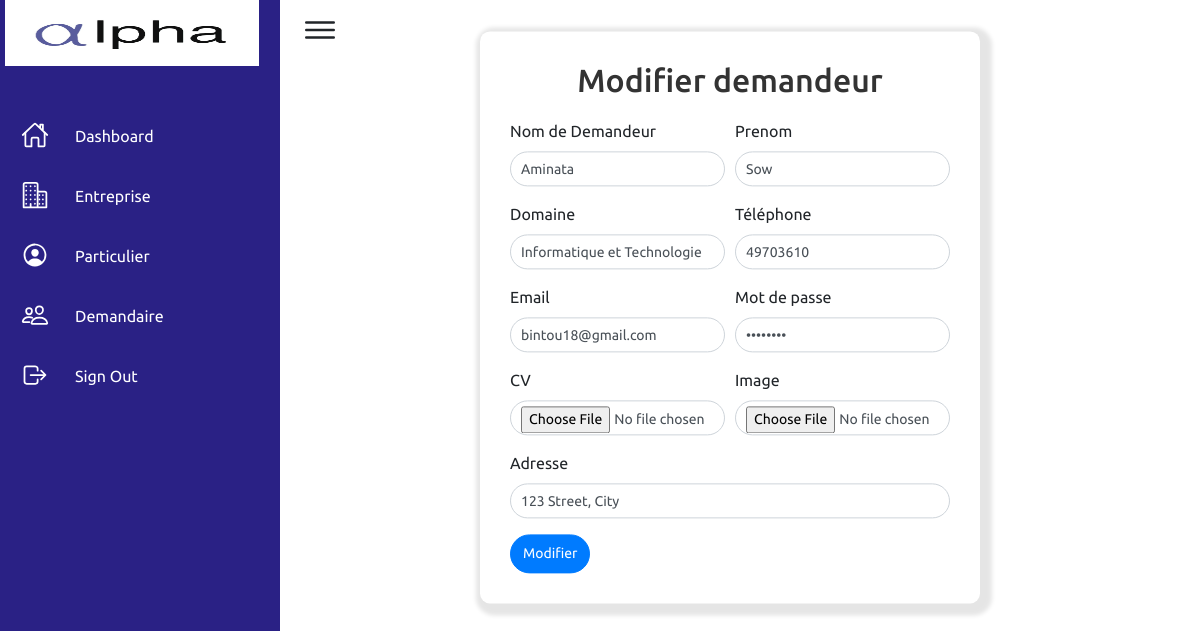
The app's page /admis_modifie_demandeur.php?id=1 with its own data.
### tables this page shows
CREATE TABLE IF NOT EXISTS `demandeur` (
  `id_demandeur` int NOT NULL AUTO_INCREMENT,
  `nom` varchar(255) DEFAULT NULL,
  `prenom` varchar(255) DEFAULT NULL,
  `email` varchar(255) DEFAULT NULL,
  `domain` varchar(255) DEFAULT NULL,
  `tel` varchar(20) DEFAULT NULL,
  `password` varchar(255) DEFAULT NULL,
  `cv` varchar(255) DEFAULT NULL,
  `image` varchar(255) DEFAULT 'profile.jpg',
  `adresse` varchar(255) DEFAULT NULL,
  PRIMARY KEY (`id_demandeur`)
);

### admis_modifie_demandeur.php (the view, shortened to what this page needs)
<?php
include("connection.php");
$errors = [];
if (isset($_GET['id'])) {
    $id_demandeur = mysqli_real_escape_string($con, $_GET['id']);
    $select = "SELECT * FROM demandeur WHERE id_demandeur = $id_demandeur";
    $results = mysqli_query($con, $select);
    if ($results) {
        $result = mysqli_fetch_assoc($results);
    } else {
        $errors[] = "Error retrieving record: " . mysqli_error($con);
    }
} else {
    $errors[] = "ID not provided.";
}
?>
<!DOCTYPE html>
<html lang="en">
<head>
    <link href="https://stackpath.bootstrapcdn.com/bootstrap/4.5.2/css/bootstrap.min.css" rel="stylesheet">
    <link rel="stylesheet" href="admis_modifie_entreprise.css">
</head>
<body>
    <div class="container">
        <div class="navigation">
        <ul>
                <li>
                    <a href="home.php">
                        <img src="logo.jpg" alt="Logo" style="width: 254px;height: 66px;">
                    </a>
                </li>
                <li>
                    <a href="admis_home.php">
                        <span class="icon">
                            <ion-icon name="home-outline"></ion-icon>
                        </span>
                        <span class="title">Dashboard</span>
                    </a>
                </li>
                <li>
                    <a href="admis_entreprise.php">
                        <span class="icon">
                        <ion-icon name="business-outline"></ion-icon>
                        </span>
                        <span class="title">Entreprise</span>
                    </a>
                </li>
                <li>
                    <a href="admis_particulier.php">
                        <span class="icon">
                        <ion-icon name="person-circle-outline"></ion-icon>                        </span>
                        <span class="title">Particulier</span>
                    </a>
                </li>
                <li>
                    <a href="admis_demandeur.php">
                        <span class="icon">
                            <ion-icon name="people-outline"></ion-icon>
                        </span>
                        <span class="title">Demandaire</span>
                    </a>
                </li>
                <li>
                    <a href="login.php">
                        <span class="icon">
                            <ion-icon name="log-out-outline"></ion-icon>
                        </span>
                        <span class="title">Sign Out</span>
                    </a>
                </li>
            </ul>
        </div>
        <div class="main">
            <div class="topbar">
                <div class="toggle"><ion-icon name="menu-outline"></ion-icon></div>
            </div>
            <div class="form-containere">
                <div class="form-header">
                    <h2>Modifier demandeur</h2>
                </div>
                <form method="post" enctype="multipart/form-data">
                    <div class="form-row">
                        <div class="form-group col-md-6">
                            <label for="companyName">Nom de Demandeur</label>
                            <input type="text" class="form-control" id="companyName" name="companyName" value="<?php echo htmlspecialchars($result["nom"]); ?>" required>
                        </div>
                        <div class="form-group col-md-6">
                            <label for="prenom">Prenom</label>
                            <input type="text" class="form-control" id="prenom" name="prenom" value="<?php echo htmlspecialchars($result["prenom"]); ?>" required>
                        </div>
                    </div>
                    <div class="form-row">
                        <div class="form-group col-md-6">
                            <label for="domaine">Domaine</label>
                            <input type="text" class="form-control" id="domaine" name="domaine" value="<?php echo htmlspecialchars($result["domain"]); ?>" required>
                        </div>
                        <div class="form-group col-md-6">
                            <label for="tel">Téléphone</label>
                            <input type="number" class="form-control" id="tel" name="tel" value="<?php echo htmlspecialchars($result["tel"]); ?>" required>
                        </div>
                    </div>
                    <div class="form-row">
                        <div class="form-group col-md-6">
                            <label for="email">Email</label>
                            <input type="email" class="form-control" id="email" name="email" value="<?php echo htmlspecialchars($result["email"]); ?>" required>
                        </div>
                        <div class="form-group col-md-6">
                            <label for="password">Mot de passe</label>
                            <input type="password" class="form-control" id="password" name="password" value="<?php echo htmlspecialchars($result["password"]); ?>" required>
                        </div>
                    </div>
                    <div class="form-row">
                        <div class="form-group col-md-6">
                            <label for="cv">CV</label>
                            <input type="file" class="form-control" id="cv" name="cv" accept=".pdf" placeholder="<?php echo htmlspecialchars($result["cv"]); ?>" >
                        </div>
                        <div class="form-group col-md-6">
                            <label for="image">Image</label>
                            <input type="file" class="form-control" id="image" name="image" accept=".jpg, .jpeg, .png">
                        </div>
                    </div>
                    <div class="form-row">
                        <div class="form-group col-md-12">
                            <label for="adresse">Adresse</label>
                            <input type="text" class="form-control" id="adresse" name="adresse" value="<?php echo $result["adresse"]; ?>">
                        </div>
                    </div>
                    <input type="submit" class="btn btn-primary" name="modifier" value="Modifier">
                </form>
            </div>
        </div>
    </div>
</body>
</html>

### admis_modifie_entreprise.css (style rules this page uses)
* { font-family: "Ubuntu", sans-serif; margin: 0; padding: 0; box-sizing: border-box; }
:root { --blue: #2a2185; --white: #fff; --gray: #f5f5f5; --black1: #222; --black2: #999; }
body { min-height: 100vh; overflow-x: hidden; }
.container { position: relative; margin-left: -20px; width: 100%; }
.navigation { position: fixed; width: 300px; height: 100%; background: var(--blue); border-left: 10px solid var(--blue); transition: 0.5s; overflow: hidden; }
.navigation ul { position: absolute; top: 0; left: 0; width: 100%; }
.navigation ul li { position: relative; width: 100%; list-style: none; border-top-left-radius: 30px; border-bottom-left-radius: 30px; }
.navigation ul li:nth-child(1) { margin-bottom: 40px; pointer-events: none; }
.navigation ul li a { position: relative; display: block; width: 100%; display: flex; text-decoration: none; color: var(--white); }
.navigation ul li a .icon { position: relative; display: block; min-width: 60px; height: 60px; line-height: 75px; text-align: center; }
.navigation ul li a .icon ion-icon { font-size: 1.75rem; }
.navigation ul li a .title { position: relative; display: block; padding: 0 10px; height: 60px; line-height: 60px; text-align: start; white-space: nowrap; }
.main { position: absolute; width: calc(100% - 300px); left: 300px; min-height: 100vh; background: var(--white); transition: 0.5s; }
.topbar { width: 100%; height: 60px; display: flex; justify-content: space-between; align-items: center; padding: 0 10px; }
.toggle { position: relative; width: 60px; height: 60px; display: flex; justify-content: center; align-items: center; font-size: 2.5rem; cursor: pointer; }
.form-containere { background-color: #fff; padding: 30px; border-radius: 10px; box-shadow: 4px 4px 4px 8px rgba(0, 0, 0, 0.1); width: 500px; transform: translate(40%,-5%); }
.form-containere .form-header { text-align: center; margin-bottom: 20px; }
.form-containere .form-header h2 { color: #333; }
.form-control { border-radius: 20px; padding: 5px 10px; font-size: 14px; }
.btn-primary { border-radius: 20px; padding: 8px 12px; font-size: 14px; }

### records on screen
demandeur: companyName "Aminata", prenom "Sow", domaine "Informatique et Technologie", tel "49703610", email "bintou18@gmail.com", adresse "123 Street, City"
